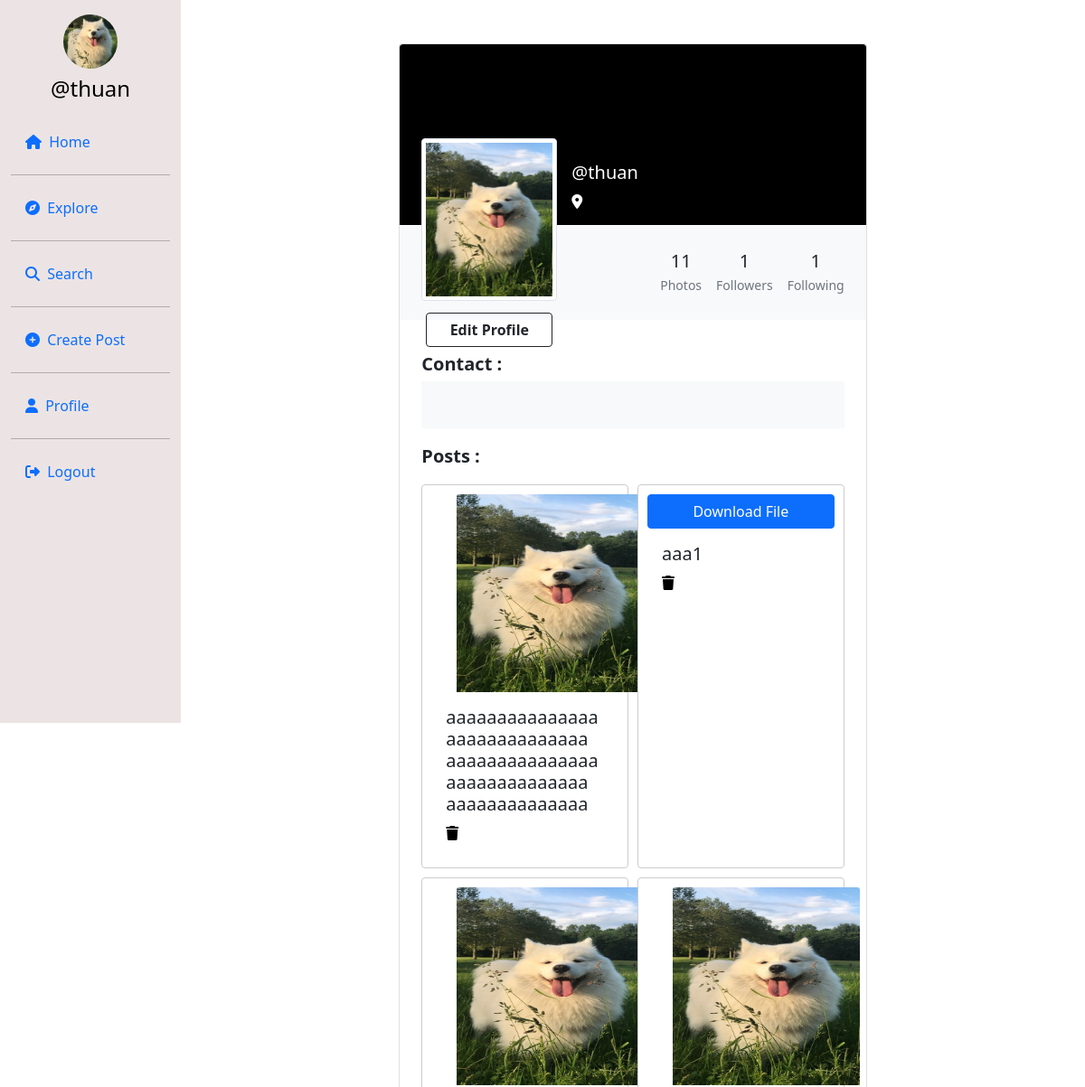
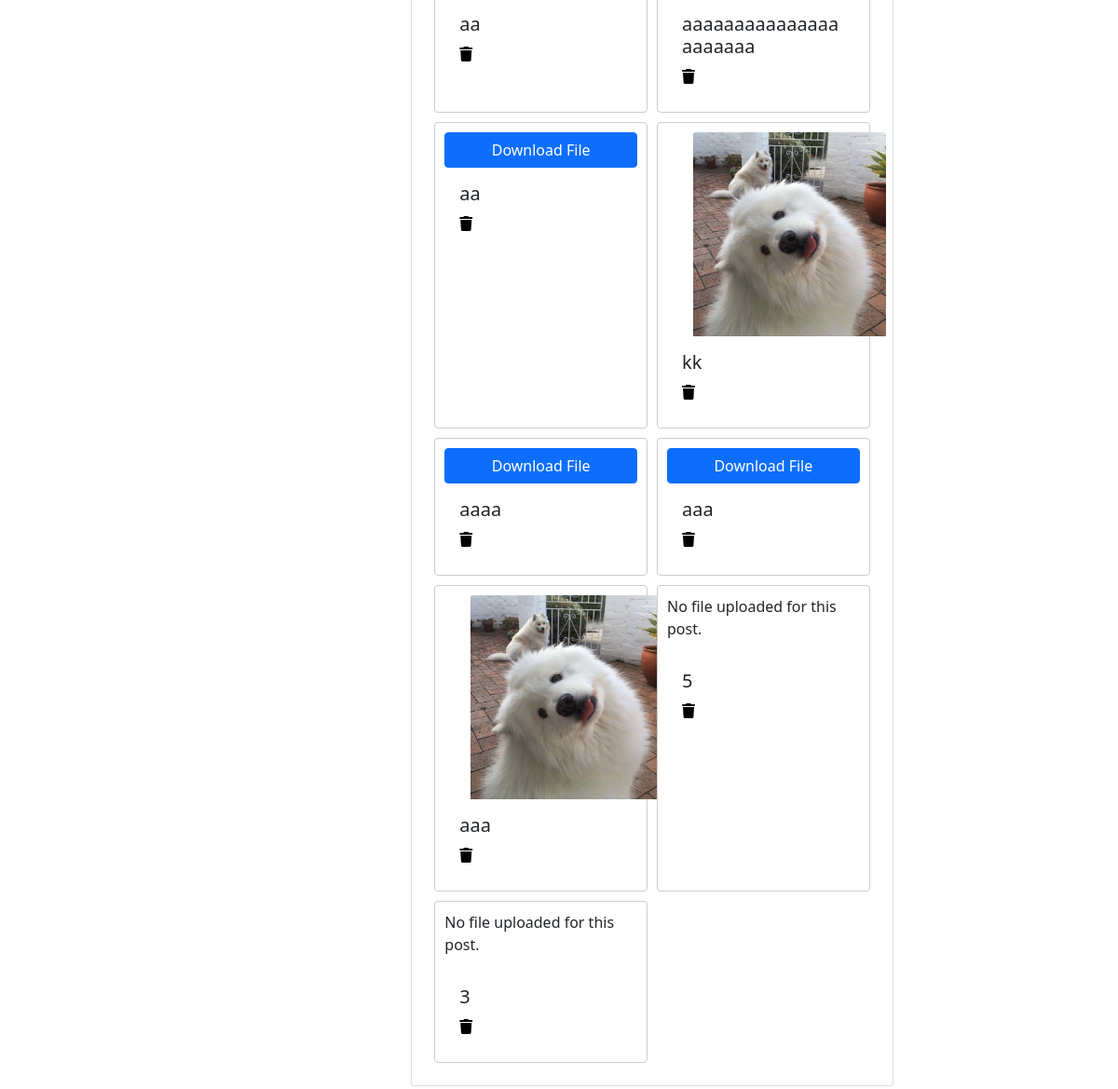
/profile/thuan (signed in), run on an earlier commit of the app's database (2 pictures, top to bottom).
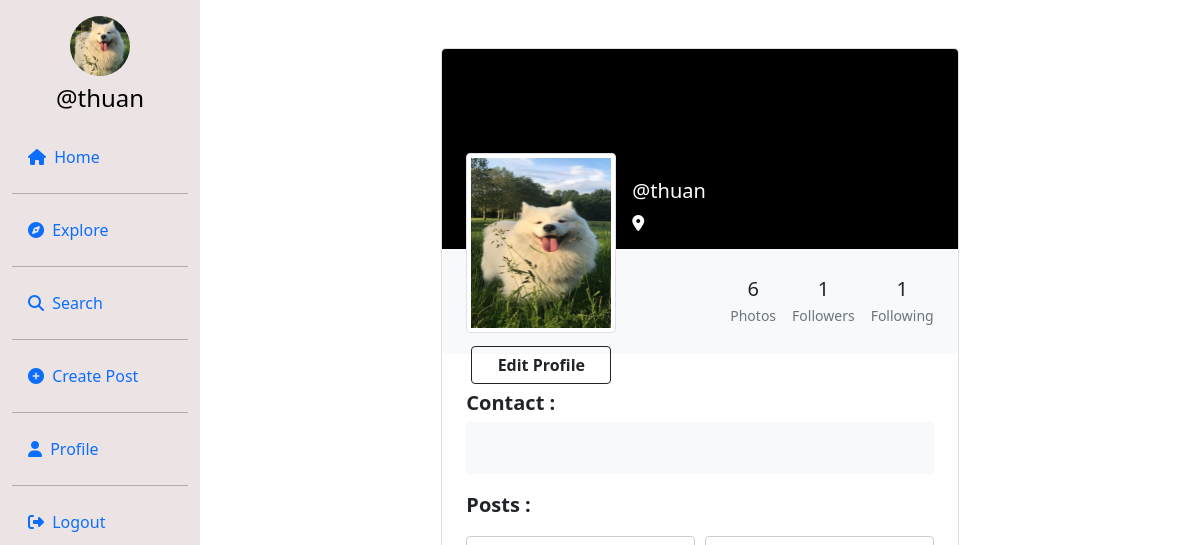
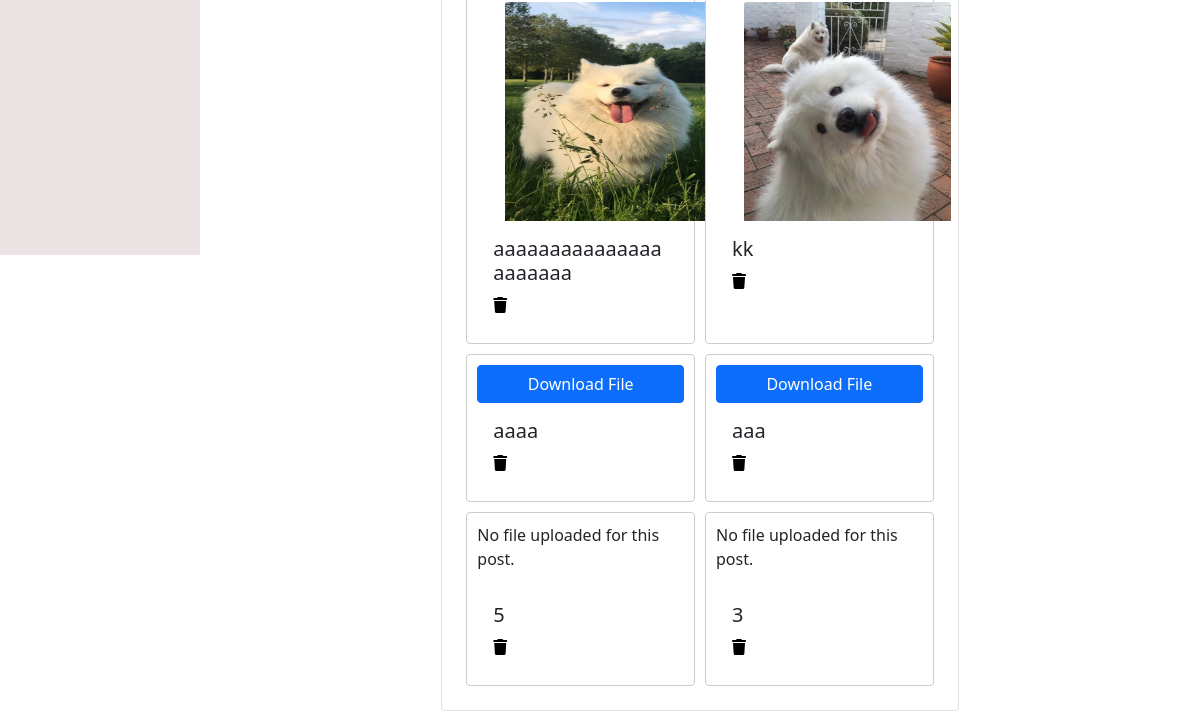
And on a later commit of the database (2 pictures, top to bottom).
### userauth/models.py (models this page shows, shortened)
class Post(models.Model):
    id = models.UUIDField(primary_key=True, default=uuid.uuid4)
    user = models.CharField(max_length=100)
    title = models.TextField(null=True, blank=True)
    file = models.FileField(upload_to='uploads/', null=True, blank=True)  # Sử dụng FileField cho tất cả loại file
    caption = models.TextField()
    subject = models.CharField(max_length=50, default="Math")
    created_at = models.DateTimeField(default=datetime.now)
    no_of_likes = models.IntegerField(default=0)

### userauth/views.py (the view)
# urls.py: path('profile/<str:id_user>', views.profile),
@login_required(login_url='/loginn')
def profile(request,id_user):
    user_object = User.objects.get(username=id_user)
    print(user_object)
    profile = Profile.objects.get(user=request.user)
    user_profile = Profile.objects.get(user=user_object)
    user_posts = Post.objects.filter(user=id_user).order_by('-created_at')
    user_post_length = len(user_posts)
    follower = request.user.username
    user = id_user
    if Followers.objects.filter(follower=follower, user=user).first():
        follow_unfollow = 'Unfollow'
    else:
        follow_unfollow = 'Follow'
    user_followers = len(Followers.objects.filter(user=id_user))
    user_following = len(Followers.objects.filter(follower=id_user))
    context = {
        'user_object': user_object,
        'user_profile': user_profile,
        'user_posts': user_posts,
        'user_post_length': user_post_length,
        'profile': profile,
        'follow_unfollow':follow_unfollow,
        'user_followers': user_followers,
        'user_following': user_following,
    }
    if request.user.username == id_user:
        if request.method == 'POST':
            if request.FILES.get('image') == None:
             image = user_profile.profileimg
             bio = request.POST['bio']
             location = request.POST['location']
             user_profile.profileimg = image
             user_profile.bio = bio
             user_profile.location = location
             user_profile.save()
            if request.FILES.get('image') != None:
             image = request.FILES.get('image')
             bio = request.POST['bio']
             location = request.POST['location']
             user_profile.profileimg = image
             user_profile.bio = bio
             user_profile.location = location
             user_profile.save()
            return redirect('/profile/'+id_user)
        else:
            return render(request, 'profile.html', context)
    return render(request, 'profile.html', context)

### userauth/templatetags/custom_filters.py (called while the page is built)
@register.filter
def endswith_any(value, suffixes):
    return any(str(value).endswith(suffix.strip()) for suffix in suffixes.split(','))

### templates/profile.html (shortened to what the changed rows need)
{% load custom_filters %}
{% load static %}
<!DOCTYPE html>
<html lang="en">
<head>
    <link rel="stylesheet" href="https://maxcdn.bootstrapcdn.com/bootstrap/4.5.2/css/bootstrap.min.css">
    <link href="https://cdn.jsdelivr.net/npm/bootstrap@5.0.2/dist/css/bootstrap.min.css" rel="stylesheet"
>
    <link rel="stylesheet" href="{% static 'css/app.css' %}">
</head>
<body>
<div class="container-fluid">
    <div class="row">
        <main role="main" class="col-md-9 ml-sm-auto col-lg-10 px-md-4">
            <section class="gradient-custom-2">
                <div class="container py-5">
                    <div class="row d-flex justify-content-center align-items-center h-100">
                        <div class="col col-lg-9 col-xl-7">
                            <div class="card">
                                <div class="p-4 text-black" style="background-color: #f8f9fa;">
                                    <div class="d-flex justify-content-end text-center py-1">
                                        <div>
                                            <p class="mb-1 h5">{{ user_post_length }}</p>
                                            <p class="small text-muted mb-0">Photos</p>
                                        </div>
                                    </div>
                                </div>
                                <div class="card-body p-4 text-black">
                                    <div class="image-grid">
                                        {% for pos in user_posts %}
                                            <div class="card image-item">
                                                {% if pos.file %}
                                                    {% if pos.file.url|endswith_any:".jpg,.png,.jpeg" %}
                                                        <img src="{{ pos.file.url }}" alt="..."
                                                             class="card-img-top"
                                                             style="width: 219px;height: 219px;margin-left: 28px">
                                                    {% else %}
                                                        <a href="{{ pos.file.url }}" class="btn btn-primary"
                                                           target="_blank">Download File</a>
                                                    {% endif %}
                                                {% else %}
                                                    <p>No file uploaded for this post.</p>
                                                {% endif %}
                                                <div class="card-body">
                                                    <h5 class="card-title">{{ pos.title }}</h5>
                                                    {% if user == user_profile.user %}
                                                        <a href=" /delete/{{ pos.id }} "><i
                                                                class="fa-solid fa-trash"></i></a>
                                                    {% endif %}
                                                </div>
                                            </div>
                                        {% endfor %}
                                    </div>
                                </div>
                            </div>
                        </div>
                    </div>
                </div>
            </section>
        </main>
    </div>
</div>
</body>
</html>

What changed in the data, as far as the page shows it:
removed Post: file (picture), title "aaaaaaaaaaaaaaaaaaaaaaaaaaaaa aaaaaaaaaaaaaaaaaaaaaaaaaaaaa aaaaaaaaaaaaaa"
removed Post: title "aaa1"
removed Post: file (picture), title "aa"
removed Post: title "aa"
removed Post: file (picture), title "aaa"
Also different on the page:
{{ user_post_length }}: "11" → "6"
